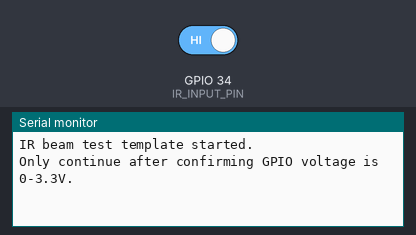
Bench run of a sketch on a simulated ESP32. Parts: the last lines printed to the serial monitor. Inputs (shaded band) come from the test bench; at power-on: GPIO 34 (IR_INPUT_PIN) HIGH.

Above: at 1.2 s.
1.3 s: GPIO 34 (IR_INPUT_PIN) driven LOW
At 2.3 s:
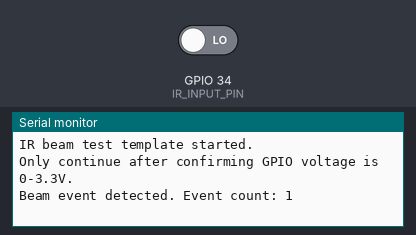
2.8 s: GPIO 34 (IR_INPUT_PIN) driven HIGH
At 3.4 s:
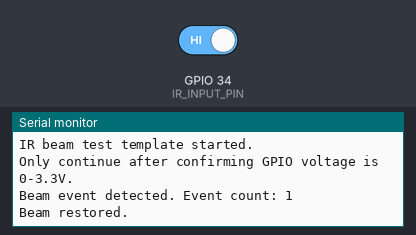

The sketch:

IR_Beam_Test.ino
```cpp
/*
  IR beam sensor test TEMPLATE.
  IMPORTANT: Your IR sensor relay/output voltage and wiring are not confirmed.
  Do NOT connect a 12V/24V output directly to an ESP32 GPIO.
  Use a properly rated optocoupler/level interface or relay contact wiring.
  GPIO34 is input-only and has no internal pull-up on classic ESP32.
  Configure the interface so the ESP32 pin sees ONLY 0V or 3.3V.
*/

const int IR_INPUT_PIN = 34; // change after confirming safe interface
const int ACTIVE_LEVEL = LOW; // change depending on NO/NC/contact wiring

int previousState = HIGH;
unsigned long eventCount = 0;

void setup() {
  Serial.begin(115200);
  pinMode(IR_INPUT_PIN, INPUT); // external pull-up/down may be required
  previousState = digitalRead(IR_INPUT_PIN);
  Serial.println("IR beam test template started.");
  Serial.println("Only continue after confirming GPIO voltage is 0-3.3V.");
}

void loop() {
  int currentState = digitalRead(IR_INPUT_PIN);

  if (currentState != previousState) {
    delay(30); // basic debounce
    currentState = digitalRead(IR_INPUT_PIN);

    if (currentState != previousState) {
      previousState = currentState;
      if (currentState == ACTIVE_LEVEL) {
        eventCount++;
        Serial.printf("Beam event detected. Event count: %lu\n", eventCount);
      } else {
        Serial.println("Beam restored.");
      }
    }
  }
  delay(5);
}
```

Measured:
- after the input at 1.3 s, the serial monitor: prints a new line at once (image 1)
- after the input at 2.8 s, the serial monitor: prints a new line at once (image 2)
